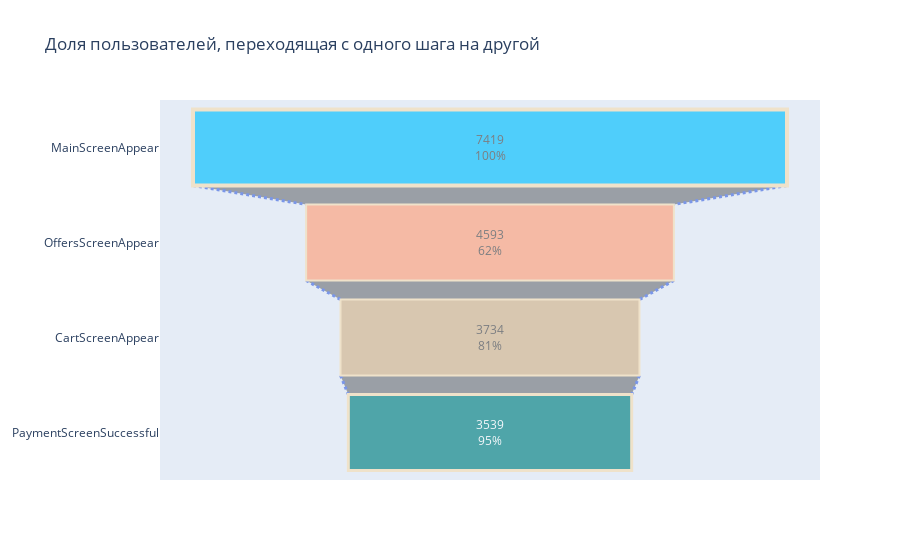

The notebook cell this image was saved under:
### Code cell
fig = go.Figure()
fig = go.Figure(go.Funnel(
    y = percent_user_id['event'],
    x = percent_user_id['user_id'],
textposition = "inside",
    textinfo = "value+percent previous",
opacity = 0.65, marker = {"color": ["deepskyblue", "lightsalmon", "tan", "teal", "silver"],
    "line": {"width": [4, 2, 2, 3, 1, 1], "color": ["wheat", "wheat", "wheat", "wheat"]}},
connector = {"line": {"color": "royalblue", "dash": "dot", "width": 3}}))
fig.update_layout(title='Доля пользователей, переходящая с одного шага на другой')
fig.show()

### Figure 1 — Plotly figure (JSON) as saved in the notebook; plotly's stock layout.template omitted (floating-point values rounded to 4 significant figures)
{"data": [{"connector": {"line": {"color": "royalblue", "dash": "dot", "width": 3}}, "marker": {"color": ["deepskyblue", "lightsalmon", "tan", "teal", "silver"], "line": {"color": ["wheat", "wheat", "wheat", "wheat"], "width": [4, 2, 2, 3, 1, 1]}}, "opacity": 0.65, "textinfo": "value+percent previous", "textposition": "inside", "type": "funnel", "x": [7419, 4593, 3734, 3539], "y": ["MainScreenAppear", "OffersScreenAppear", "CartScreenAppear", "PaymentScreenSuccessful"]}], "layout": {"title": {"text": "Доля пользователей, переходящая с одного шага на другой"}}}
